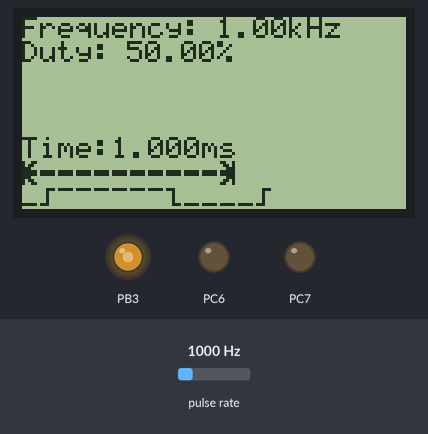
A program run on a simulated ATmega32, built with avr-gcc and emulated at 8 MHz. Parts: 128×64 one-colour display, output pins drawn as LEDs (lit = HIGH). Wiring (inferred from the names in the program): pulse sensor: data PD6; KS0108 128×64 LCD: RS PC0; R/W PC1; E PC2; CS1 PC3; CS2 PC4; data PA0, PA1, PA2, PA3, PA4, PA5, PA6, PA7; reset PC5. Inputs (shaded band) come from the test bench; at power-on: pulse rate 1000 Hz. Pins used as bus, display or sensor lines are not drawn.

Above: at 1.2 s.
1.3 s: pulse rate (sensor on PD6) set to 14 Hz
3.5 s: pulse rate (sensor on PD6) set to 100 Hz
At 3.71 s:
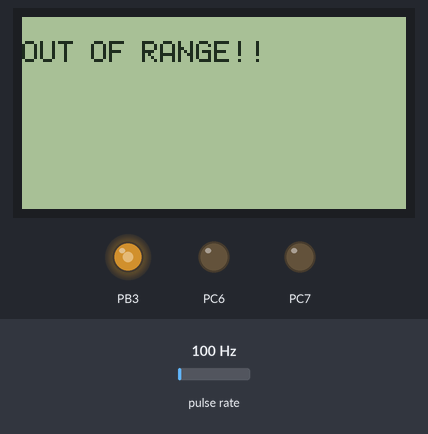
6.5 s: pulse rate (sensor on PD6) set to 1250 Hz
At 7.9 s:
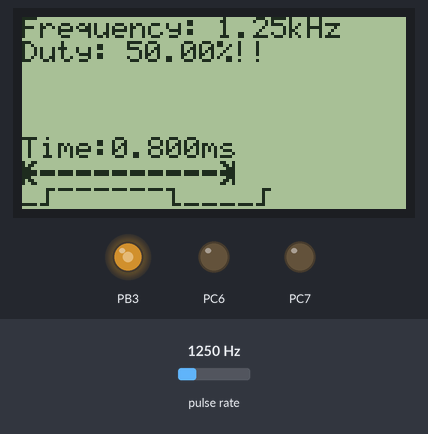
Timing chart, 0 to 9.5 s (numbered marks = the images above; inputs shaded):
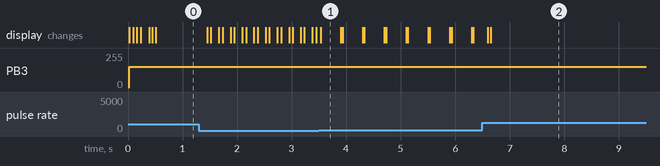

The program:

main.c
```c
#define  F_CPU 8000000UL

#include "../SERV/std_type.h"

#include "../MCAL/DIO/dio_init.h"
#include "../HAL/HTIMER0/HTimer0_init.h"
#include "../HAL/HTIMER1/HTimer1_init.h"
#include <util/delay.h>
#include "../HAL/GLCD/glcd_init.h"
#include <string.h>


float32 duty_cycle =60, measured_duty_cycle;
float32 measured_frequency;
float32 period;

void PWM_Drawer_internal_init(float32 duty_cycle);
void PWM_Drawer_external_init();
void PWM_Draw_Signal();
void display_frequency(float32 frequency);
void display_duty_cycle(float32 duty_cycle);
void display_time(float32 frequency);
void PWM_Start(float32 duty_cycle);
void PWM_Draw_Signal();
void PWM_Get_Signal();

int main(void) {
	DIO_vidSetPinDir(11,OUTPUT_PIN);
	PWM_Drawer_internal_init(duty_cycle);
	//PWM_Drawer_external_init();

	while (1) {

		PWM_Get_Signal();

		display_frequency(measured_frequency);
		display_duty_cycle(measured_duty_cycle);
		display_time(measured_frequency);

		PWM_Draw_Signal();

		//Add delay for visual stability
	}
}
// Function to calculate and display frequency
void display_frequency(float32 frequency) {
	uint8 freq_str[50];
	sprintf(freq_str,"Frequency: %.2fkHz",frequency);
	GLCD_String(0,freq_str,Left);
}

// Function to calculate and display duty_cycle cycle (replace with calculation based on OCR1A)
void display_duty_cycle(float32 duty_cycle) {
	uint8 duty_str[50];
	sprintf(duty_str,"Duty: %.2f",duty_cycle);
	strcat(duty_str, "%");
	GLCD_String(1,duty_str,Left);

}
void PWM_Drawer_internal_init(float32 duty_cycle)
{
	GLCD_Init();
	GLCD_ClearAll();
	PWM_Start(duty_cycle);
}
void PWM_Start(float32 duty_cycle){
		HTIMER0_vidInit();
		HTIMER0_vidStart();
		HTIMER0_vidwriteOCR(256*(uint8)duty_cycle/100);
}


/* if u use external PWM Signal Source use this function to initiation the APP */

void PWM_Drawer_external_init()
{
	GLCD_Init();
	GLCD_ClearAll();
}

void PWM_Draw_Signal(){
	uint8 duty = (uint8)duty_cycle;
	int period_on=0;
	int period_off=0;
	/* Start time arrow */

	char arrow[15]={0};
	strcat(arrow,"$"); // left arrow


	/* Start square wave */
	char pulse [40];
	strcat(pulse,"&");	//rising edge


	for (uint8 i = 0;i<2;i++)
	{
		for (uint32 j=0;j<(duty/10);j++)
		{
			strcat(pulse,"'");	//on time
			period_on++;
		}
		strcat(pulse,")");	//falling edge
		for (uint32 k=0;k<(10-(duty/10));k++)
		{
			strcat(pulse,"("); // off time
			period_off++;
		}
		strcat(pulse,"&");	// rising edge
	}


	/* This loop made To make the arrow completely in sync with the cycle time */
	for(int i=(period_on+period_off)/2;i>0;i--)
	{
		strcat(arrow,"#"); // arrow body
	}
	strcat(arrow,"@"); // right arrow

	GLCD_String(6,arrow,Left); /* Display arrow */
	for(uint8 i=0;i<30;i++){
		pulse[i]=pulse[i+11];
	}
	GLCD_String(7,pulse,Left); /* Display squareWave */
}

void display_time(float32 frequency){
	float32 period = (1.0/frequency);
	uint8 time_str[50];
	sprintf(time_str,"Time:%.3fms",period);
	GLCD_String(5,time_str,Left);

}

void PWM_Get_Signal(){
	uint16 A,B,C,Ton,T;

		TCCR1A = 0;
		TCNT1=0;
		TIFR = (1<<ICF1);

		TCCR1B = 0x41;
		while ((TIFR&(1<<ICF1)) == 0);
		A = ICR1;
		TIFR = (1<<ICF1);

		TCCR1B = 0x41;
		while ((TIFR&(1<<ICF1)) == 0);
		B = ICR1;
		TIFR = (1<<ICF1);

		TCCR1B = 0x01;
		while ((TIFR&(1<<ICF1)) == 0);
		C = ICR1;
		TIFR = (1<<ICF1);

		TCCR1B = 0;

		if(A<B && B<C)
		{
			Ton=C-B;
			T=B-A;


			/* Calculate frequency */
			measured_frequency= F_CPU/T;
			measured_frequency /= 1000;

			/* Calculate duty cycle */
			measured_duty_cycle =((float) Ton /(float)T)*100;
		}
		else
		{
			GLCD_ClearAll();
			GLCD_String(1,"OUT OF RANGE!!",Left);
		}
		_delay_ms(50);
}
```

std_type.h
```c
/*
 * std_type.h
 *
 *  Created on: Nov 17, 2023
 *      Author: Bunny
 */

#ifndef SERV_STD_TYPE_H_
#define SERV_STD_TYPE_H_

typedef unsigned long int  uint32;
typedef unsigned short int uint16;
typedef unsigned char      uint8;
typedef unsigned long long uint64;

typedef signed long int    sint32;
typedef signed short int   sint16;
typedef signed char        sint8;

typedef float            float32;
typedef double           float64;


#endif /* SERV_STD_TYPE_H_ */
```

glcd_conf.h
```c
/*
 * lcd_conf.h
 *
 *  Created on: Sep 15, 2023
 *      Author: hp
 */

#ifndef HAL_GLCD_GLCD_CONF_H_
#define HAL_GLCD_GLCD_CONF_H_

#include <avr/io.h>			/* Include AVR std. library file */
#include "../../MCAL/DIO/dio_init.h"

#define Data_Port			PORTA	/* Define data port for GLCD */
#define Command_Port		PORTC	/* Define command port for GLCD */
#define Data_Port_Dir		DDRA	/* Define data port for GLCD */
#define Command_Port_Dir	DDRC	/* Define command port for GLCD */

#define RS					PC0		/* Define control pins */
#define RW					PC1		/* Define control pins */
#define EN					PC2		/* Define control pins */
#define CS1					PC3		/* Define control pins */
#define CS2					PC4		/* Define control pins */
#define RST					PC5		/* Define control pins */

#define Left				(0)			/* Define side */
#define Right				(1)			/* Define control pins */

#define TotalPage			8			/* number of pages */


#endif /* HAL_GLCD_GLCD_CONF_H_ */
```

glcd_init.h
```c
/*
 * lcd_init.h
 *
 *  Created on: Sep 15, 2023
 *      Author: hp
 */

#ifndef HAL_GLCD_GLCD_INIT_H_
#define HAL_GLCD_GLCD_INIT_H_

#include "../../MCAL/DIO/dio_init.h"
#include "glcd_conf.h"


void GLCD_Init(void);		/* initiation function */
void GLCD_Command(char Command);	/* send instruction */
void GLCD_ClearAll(void);		/* clear all on screen */
void GLCD_String(char page_no, const char *str,uint8 side);		/* Display string from custom char */


#endif /* HAL_GLCD_GLCD_INIT_H_ */
```

glcd_prog.c
```c
/*
 * lcd_prog.c
 *
 *  Created on: Sep 15, 2023
 *      Author: hp
 */
#define F_CPU 8000000UL
#include "Font_Header.h"
#include "../../SERV/std_type.h"
#include "../../Serv/bit_math.h"
#include "../../MCAL/DIO/dio_init.h"
#include "glcd_conf.h"
#include "glcd_init.h"
#include <util/delay.h>
#include <stdio.h>


void GLCD_Init()			/* GLCD initialize function */
{
	Data_Port_Dir = 0xFF;
	Command_Port_Dir = 0xFF;
	/* Select both left & right half of display & Keep reset pin high */
	Command_Port |= (1 << CS1) | (1 << CS2) | (1 << RST);
	_delay_ms(20);
	GLCD_Command(0x3E);		/* Display OFF */
	GLCD_Command(0x40);		/* Set Y address (column=0) */
	GLCD_Command(0xB8);		/* Set x address (page=0) */
	GLCD_Command(0xC0);		/* Set z address (start line=0) */
	GLCD_Command(0x3F);		/* Display ON */
}

void GLCD_Command(char Command)		/* GLCD command function */
{
	Data_Port = Command;		/* Copy command on data pin */
	Command_Port &= ~(1 << RS);	/* Make RS LOW for command register*/
	Command_Port &= ~(1 << RW);	/* Make RW LOW for write operation */
	Command_Port |=  (1 << EN);	/* HIGH-LOW transition on Enable */
	_delay_us(5);
	Command_Port &= ~(1 << EN);
	_delay_us(5);
}

void GLCD_Data(char Data)		/* GLCD data function */
{
	Data_Port = Data;		/* Copy data on data pin */
	Command_Port |=  (1 << RS);	/* Make RS HIGH for data register */
	Command_Port &= ~(1 << RW);	/* Make RW LOW for write operation */
	Command_Port |=  (1 << EN);	/* HIGH-LOW transition on Enable */
	_delay_us(5);
	Command_Port &= ~(1 << EN);
	_delay_us(5);
}


void GLCD_ClearAll()			/* GLCD all display clear function */
{
	int i,j;
	/* Select both left & right half of display */
	Command_Port |= (1 << CS1) | (1 << CS2);
	for(i = 0; i < TotalPage; i++)
	{
		GLCD_Command((0xB8) + i);/* Increment page */
		for(j = 0; j < 64; j++)
		{
			GLCD_Data(0);	/* Write zeros to all 64 column */
		}
	}
	GLCD_Command(0x40);		/* Set Y address (column=0) */
	GLCD_Command(0xB8);		/* Set x address (page=0) */
}

/* This Function Display String From custom char */

void GLCD_String(char page_no, const char *str,uint8 side)/* GLCD string write function */
{
	unsigned int i, column;
	unsigned int Page = ((0xB8) + page_no);
	unsigned int Y_address = 0;
	float Page_inc = 0.5;

	if (side==0)
	{
		Command_Port |= (1 << CS1);	/* Select Left half of display */
		Command_Port &= ~(1 << CS2);
	}
	else
	{
		Command_Port |= (1 << CS2);	/* Select Left Right of display */
		Command_Port &= ~(1 << CS1);
	}


	GLCD_Command(Page);
	for(i = 0; str[i] != 0; i++)	/* Print char in string till null */
	{
		if (Y_address > (1024-(((page_no)*128)+FontWidth)))
		break;
		if (str[i]!=32)
		{
			for (column=1; column<=FontWidth; column++)
			{
				if ((Y_address+column)==(128*((int)(Page_inc+0.5))))
				{
					if (column == FontWidth)
					break;
					GLCD_Command(0x40);
					Y_address = Y_address + column;
					Command_Port ^= (1 << CS1);
					Command_Port ^= (1 << CS2);
					GLCD_Command(Page + Page_inc);
					Page_inc = Page_inc + 0.5;
				}
			}
		}
		if (Y_address>(1024-(((page_no)*128)+FontWidth)))
		break;
		if((font[((str[i]-32)*FontWidth)+4])==0 || str[i]==32)
		{
			for(column=0; column<FontWidth; column++)
			{
				GLCD_Data(font[str[i]-32][column]);
				if((Y_address+1)%64==0)
				{
					Command_Port ^= (1 << CS1);
					Command_Port ^= (1 << CS2);
					GLCD_Command((Page+Page_inc));
					Page_inc = Page_inc + 0.5;
				}
				Y_address++;
			}
		}
		else
		{
			for(column=0; column<FontWidth; column++)
			{
				GLCD_Data(font[str[i]-32][column]);
				if((Y_address+1)%64==0)
				{
					Command_Port ^= (1 << CS1);
					Command_Port ^= (1 << CS2);
					GLCD_Command((Page+Page_inc));
					Page_inc = Page_inc + 0.5;
				}
				Y_address++;
			}
			GLCD_Data(0);
			Y_address++;
			if((Y_address)%64 == 0)
			{
				Command_Port ^= (1 << CS1);
				Command_Port ^= (1 << CS2);
				GLCD_Command((Page+Page_inc));
				Page_inc = Page_inc + 0.5;
			}
		}
	}
	GLCD_Command(0x40);	/* Set Y address (column=0) */
}
```

HTimer0_conf.h
```c
/*
 * HTimer0_conf.h
 *
 * Created: 1/9/2024 8:47:57 PM
 *  Author: Seif
 */


#ifndef HTIMER0_CONF_H_
#define HTIMER0_CONF_H_

#define NORMAL_MODE 0U
#define PWM_MODE 1U
#define CTC_MODE 2U
#define FAST_PWM_MODE 3U

#define HTIMER0_MODE FAST_PWM_MODE

#define COMPARE1_MODE 0x00
#define COMPARE2_MODE 0x10
#define COMPARE3_MODE 0x20
#define COMPARE4_MODE 0x30

#define TIMER_COMP_OUTPUT_MODE COMPARE3_MODE

#define TIMER0_CLOCK_STOP (uint8) 0xF8

#define TIMER0_FACTOR_1 (uint8) 0x01
#define TIMER0_FACTOR_8  (uint8) 0x02
#define TIMER0_FACTOR_64  (uint8) 0x03
#define TIMER0_FACTOR_256  (uint8) 0x04
#define TIMER0_FACTOR_1024  (uint8) 0x05
#define TIMER0_FACTOR_FALLING  (uint8) 0x06
#define TIMER0_FACTOR_RISING  (uint8) 0x07

#define HTIMER0_SELECT_ENABLE TIMER0_FACTOR_8


#endif /* HTIMER0_CONF_H_ */
```

HTimer0_init.h
```c
/*
 * HTimer0_init.h
 *
 * Created: 1/9/2024 8:47:06 PM
 *  Author: Seif
 */


#ifndef HTIMER0_INIT_H_
#define HTIMER0_INIT_H_

void (*HTIMER0_OVF_INT)();
void (*HTIMER0_CTC_INT)();

void HTIMER0_vidInit();

void HTIMER0_vidStart();
void HTIMER0_vidStop();

void HTIMER0_vidcopyTCNT0(uint8 Copy_Start_Value);
void HTIMER0_vidcopyOCR0(uint8 Copy_Start_Value);

void HTIMER0_vidOVRInterruptEN();
void HTIMER0_vidOVRInterruptDis();

void HTIMER0_vidCOMPInterruptEN();
void HTIMER0_vidCOMPInterruptDis();


#endif /* HTIMER0_INIT_H_ */
```

HTimer0_prog.c
```c
/*
 * HTimer0_prog.c
 *
 * Created: 1/9/2024 8:45:57 PM
 *  Author: Seif
 */
#include "../../SERV/bit_math.h"
#include "../../SERV/std_type.h"
#include "../../MCAL/MTIMER0/MTimer0_reg.h"
#include "../../MCAL/DIO/dio_init.h"
#include "HTimer0_conf.h"
#include "HTimer0_init.h"

ISR(__vector_11){
	HTIMER0_OVF_INT();
}

ISR(__vector_10){
	HTIMER0_CTC_INT();
}


void HTIMER0_vidInit(){
#if HTIMER0_MODE==NORMAL_MODE
	CLR_BIT(TCCR0,TCCR0_WGM00);
	CLR_BIT(TCCR0,TCCR0_WGM01);
	TCCR0 |= TIMER_COMP_OUTPUT_MODE;
#elif HTIMER0_MODE==PWM_MODE
	SET_BIT(TCCR0,TCCR0_WGM00);
	CLR_BIT(TCCR0,TCCR0_WGM01);
	TCCR0 |= TIMER_COMP_OUTPUT_MODE;
#elif HTIMER0_MODE==CTC_MODE
	CLR_BIT(TCCR0,TCCR0_WGM00);
	SET_BIT(TCCR0,TCCR0_WGM01);
	TCCR0 |= TIMER_COMP_OUTPUT_MODE;
#elif HTIMER0_MODE==FAST_PWM_MODE
	SET_BIT(TCCR0,TCCR0_WGM00);
	SET_BIT(TCCR0,TCCR0_WGM01);
	TCCR0 |= TIMER_COMP_OUTPUT_MODE;

#endif

}


void HTIMER0_vidStart(){
	TCCR0 |= HTIMER0_SELECT_ENABLE;

}
void HTIMER0_vidStop(){
	TCCR0 &= TIMER0_CLOCK_STOP;

}

void HTIMER0_vidwriteTCNT(uint8 Copy_Start_Value){
	TCNT0 = Copy_Start_Value;
}
void HTIMER0_vidwriteOCR(uint8 Copy_Start_Value){
	OCR0 = Copy_Start_Value;

}

void HTIMER0_vidOVRInterruptEN(){
	SET_BIT(SREG,SREG_GIE);
	SET_BIT(TIMSK,TIMSK_TOIE0);
}
void HTIMER0_vidOVRInterruptDis(){
	CLR_BIT(TIMSK,TIMSK_TOIE0);
}

void HTIMER0_vidCOMPInterruptEN(){
	SET_BIT(SREG,SREG_GIE);
	SET_BIT(TIMSK,TIMSK_OCIE0);
}
void HTIMER0_vidCOMPInterruptDis(){

	CLR_BIT(TIMSK,TIMSK_OCIE0);
}
```

HTimer1_conf.h
```c
/*
 * HTimer0_conf.h
 *
 * Created: 1/9/2024 8:47:57 PM
 *  Author: Seif
 */


#ifndef HTIMER1_CONFG_H_
#define HTIMER1_CONFG_H_

/*********-------INputCAP-----**********/

///*********** Timer1 Noise**************/
//#define TIMER1_NO_NOISE     0
//#define TIMER1_NOISE        1
//#define TIMER1_NOISE_SEL   TIMER1_NO_NOISE


#define NORMAL_MODE 0U
#define PWM_MODE 1U
#define FAST_PWM_MODE 2U

#define HTIMER1_MODE FAST_PWM_MODE

/*---Compare Output Mode  OCA---*/

#define NORMAL_OUTPUT_MODE       0x00
#define START_TOGGLE_COMPA       0x40
#define START_CLEAR_COMPA        0x80
#define START_SET_COMPA          0xC0

#define HTIMER1_COMPA_OUT_MODE   START_CLEAR_COMPA

/*---Compare Output Mode  OCB---*/

#define NORMAL_OUTPUT_MODE       0x00
#define START_TOGGLE_COMPB       0x10
#define START_CLEAR_COMPB        0x20
#define START_SET_COMPB          0x30

#define HTIMER1_COMPB_OUT_MODE   NORMAL_OUTPUT_MODE

/**********-------Select Pin-----------************/

#define HTIEMR1_OC1A_SEL         0U
#define HTIEMR1_OC1B_SEL         1U
#define HTIEMR1_OC1A_OC1B_SEL    2U

#define HTIMER1_SELECTION_OUTPUT    HTIEMR1_OC1A_SEL

/******----------TIMER1 PIN NUMBER --------*******/

#define HTIMER1_PIN_OC1A    PD5
#define HTIMER1_PIN_OC1B    PD4
#define HTIMER1_PIN_ICP1    PD6


/******** Stop Timer Clear Bit ********/

#define TIMER1_CLOCK_STOP     (uint8)0xF8

/***** Clock Select ENABLE TIMER*****/

/*---TIMER SELSET FACTOR---*/
#define TIMER1_FACTOR_1                     (uint8)0x01    // 1U
#define TIMER1_FACTOR_8                     (uint8)0x02    // 2U
#define TIMER1_FACTOR_64                    (uint8)0x03    // 3U
#define TIMER1_FACTOR_256                   (uint8)0x04    // 4U
#define TIMER1_FACTOR_1024                  (uint8)0x05    // 5U
#define TIMER1_FACTOR_EXT_FALLING_PIN_T0    (uint8)0x06    // 6U   //using Counter with S.W
#define TIMER1_FACTOR_EXT_RISING_PIN_T0     (uint8)0x07    // 7U   //using Counter with S.W

#define HTIMER1_SELECT_ENABLE         TIMER1_FACTOR_8

#endif /* HTIMER1_CONFG_H_ */
```

HTimer1_init.h
```c
/*
 * HTimer0_init.h
 *
 * Created: 1/9/2024 8:47:06 PM
 *  Author: Seif
 */


#ifndef HTIMER1_HTIMER1_INIT_H_
#define HTIMER1_HTIMER1_INIT_H_


void (*HTIMER1_OVF_INT)(void);
void (*HTIMER1_COMPA_INT)(void);
void (*HTIMER1_COMPB_INT)(void);
void (*HTIMER1_CAP_INT)(void);


void HTIMER1_vidInit(void);

void HTIMER1_vidStart(void);
void HTIMER1_vidStop(void);


/******-------Input Capture Reg ------------*********/
void HTIMER1_vidINCAPFalling(void);
void HTIMER1_vidINCAPRissing(void);
uint16 HTIMER1_u16INCAPRead(void);


void HTIMER1_vidWriteTCNT1(uint16 Copy_u16ValueTCNT);
void HTIMER1_vidWriteOCRA(uint16 Copy_u16ValueOCRA);
void HTIMER1_vidWriteOCRB(uint16 Copy_u16ValueOCRB);
void HTIMER1_vidWriteICR(uint16 Copy_u16ValueICR);


void HTIMER1_vidOVRInterruptEnable(void);
void HTIMER1_vidCOMPAInterruptEnable(void);
void HTIMER1_vidCOMBInterruptEnable(void);
void HTIMER1_vidCAPInterruptEnable(void);

void HTIMER1_vidOVRInterruptDisable(void);
void HTIMER1_vidCOMPAInterruptDisable(void);
void HTIMER1_vidCOMBInterruptDisable(void);
void HTIMER1_vidCAPInterruptDisable(void);

#endif /* HTIMER1_HTIMER1_INIT_H_ */
```

HTimer1_prog.c
```c
/*
 * HTimer0_prog.c
 *
 * Created: 1/9/2024 8:45:57 PM
 *  Author: Seif
 */
#include "../../SERV/bit_math.h"
#include "../../SERV/std_type.h"
#include "../../MCAL/MTIMER1/MTimer1_reg.h"
#include "../../MCAL/DIO/dio_init.h"
#include "HTimer1_conf.h"
#include "HTimer1_init.h"

ISR(__vector_6){
	HTIMER1_CAP_INT();
}
ISR(__vector_7){
	HTIMER1_COMPA_INT();
}
ISR(__vector_8){
	HTIMER1_COMPB_INT();
}
ISR(__vector_9){
	HTIMER1_OVF_INT();
}

void HTIMER1_vidInit(){

	#if HTIMER1_MODE==NORMAL_MODE
	CLR_BIT(TCCR1A,TCCR1A_WGM10);
	CLR_BIT(TCCR1A,TCCR1A_WGM11);
	CLR_BIT(TCCR1B,TCCR1B_WGM12);
	CLR_BIT(TCCR1B,TCCR1B_WGM13);
	#elif HTIMER1_MODE==PWM_MODE
	CLR_BIT(TCCR1A,TCCR1A_WGM10);
	SET_BIT(TCCR1A,TCCR1A_WGM11);
	CLR_BIT(TCCR1B,TCCR1B_WGM12);
	SET_BIT(TCCR1B,TCCR1B_WGM13);
	#elif HTIMER1_MODE==FAST_PWM_MODE
	CLR_BIT(TCCR1A,TCCR1A_WGM10);
	SET_BIT(TCCR1A,TCCR1A_WGM11);
	SET_BIT(TCCR1B,TCCR1B_WGM12);
	SET_BIT(TCCR1B,TCCR1B_WGM13);
	#endif

	#if HTIMER1_SELECTION_OUTPUT == HTIEMR1_OC1A_SEL
		DIO_vidSetPinDir(HTIMER1_PIN_OC1A,OUTPUT_PIN);
		TCCR1A |= (uint8)HTIMER1_COMPA_OUT_MODE;
	#elif HTIMER1_SELECTION_OUTPUT == HTIEMR1_OC1B_SEL
		DIO_vidSetPinDir(HTIMER1_PIN_OC1B,OUTPUT_PIN);
		TCCR1A |=(uint8)HTIMER1_COMPB_OUT_MODE;
	#elif HTIMER1_SELECTION_OUTPUT == HTIEMR1_OC1A_OC1B_SEL
		DIO_vidSetPinDir(HTIMER1_PIN_OC1A,OUTPUT_PIN);
		DIO_vidSetPinDir(HTIMER1_PIN_OC1B,OUTPUT_PIN);
		TCCR1A |= (uint8)HTIMER1_COMPA_OUT_MODE | (uint8)HTIMER1_COMPB_OUT_MODE;
	#endif

}


void HTIMER1_vidStart(){
	TCCR1B |= HTIMER1_SELECT_ENABLE;
}
void HTIMER1_vidStop(){
	TCCR1B &= TIMER1_CLOCK_STOP;
}

void HTIMER1_vidWriteTCNT1(uint16 Copy_u16ValueTCNT){
	TCNT1 = Copy_u16ValueTCNT;
}
void HTIMER1_vidWriteOCRA(uint16 Copy_u16ValueOCRA){
	OCR1A = Copy_u16ValueOCRA;
}
void HTIMER1_vidWriteOCRB(uint16 Copy_u16ValueOCRB){
	OCR1B = Copy_u16ValueOCRB;
}
void HTIMER1_vidWriteICR(uint16 Copy_u16ValueICR){
	ICR1 = Copy_u16ValueICR;
}

/*************--------------------INPUT CAP **************/
//void TIMER1_vidINCAPFalling(void){
//	CLR_BIT(TCCR1B,ICES1);
//}
//void TIMER1_vidINCAPRissing(void){
//	SET_BIT(TCCR1B,ICES1);
//}
//
//uint16 TIMER1_u16INCAPRead(void){
//	return ICR1;
//}


void HTIMER1_vidOVRInterruptEnable(){
	SET_BIT(SREG,SREG_GIE);
	SET_BIT(TIMSK,TIMSK_TOIE1);
}
void HTIMER1_vidCOMPAInterruptEnable(){
	SET_BIT(SREG,SREG_GIE);
	SET_BIT(TIMSK,TIMSK_OCIE1A);
}
void HTIMER1_vidCOMBInterruptEnable(){
	SET_BIT(SREG,SREG_GIE);
	SET_BIT(TIMSK,TIMSK_OCIE1B);
}
void HTIMER1_vidCAPInterruptEnable(){
	SET_BIT(SREG,SREG_GIE);
	SET_BIT(TIMSK,TIMSK_TICIE1);
}

void HTIMER1_vidOVRInterruptDisable(){
	CLR_BIT(TIMSK,TIMSK_TOIE1);
}
void HTIMER1_vidCOMPAInterruptDisable(){
	CLR_BIT(TIMSK,TIMSK_OCIE1A);
}
void HTIMER1_vidCOMBInterruptDisable(){
	CLR_BIT(TIMSK,TIMSK_OCIE1B);
}
void HTIMER1_vidCAPInterruptDisable(){
	CLR_BIT(TIMSK,TIMSK_TICIE1);
}
```

Source omitted: Font_Header.h (data table, 4193 bytes), dio_init.h (1545 bytes), dio_privt.h (765 bytes), dio_prog.c (2304 bytes), MTimer0_reg.h (946 bytes), MTimer1_reg.h (2469 bytes), bit_math.h (358 bytes)
